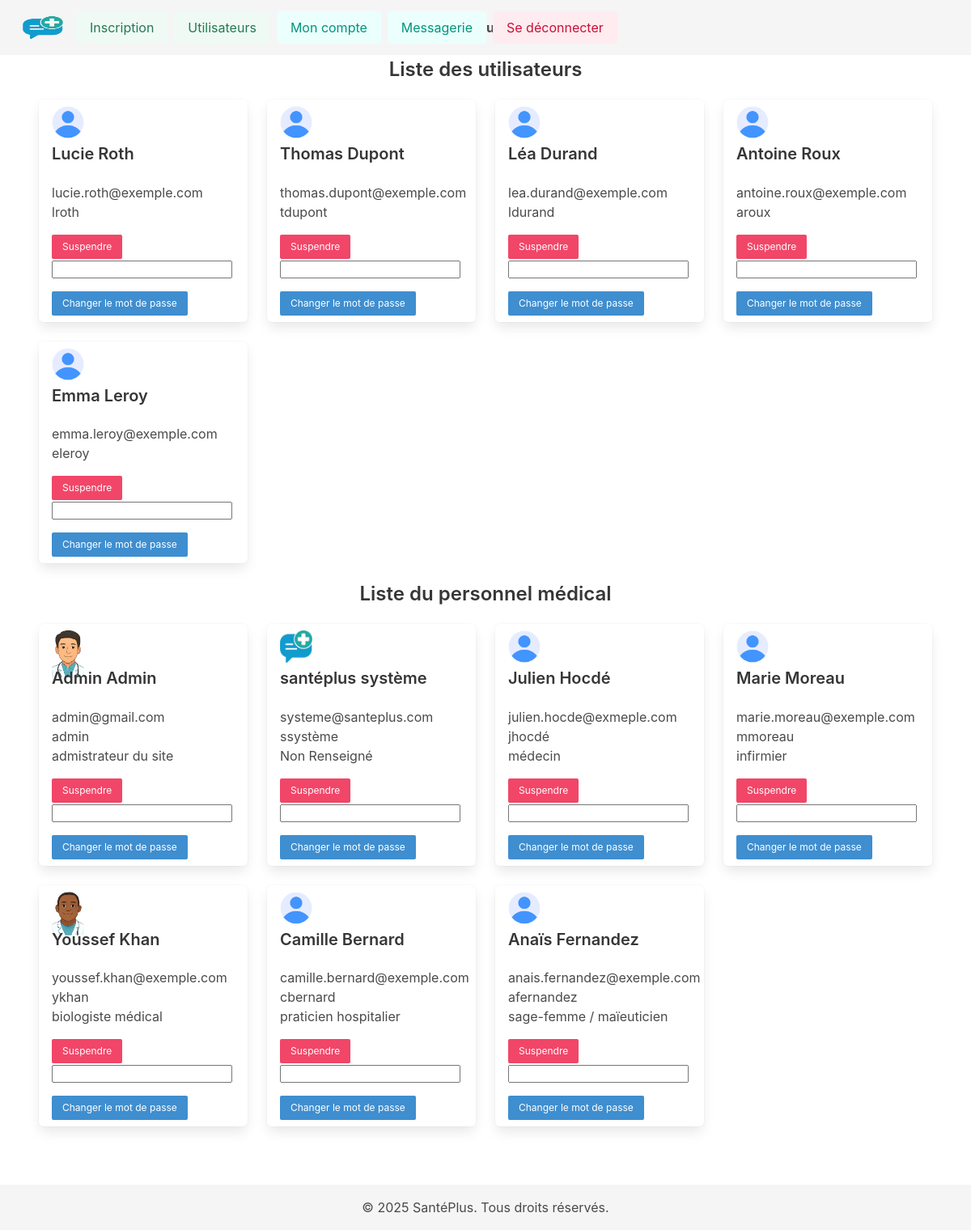
Screenshot of /site/pages/users.php (signed in) with the database file from the repository.
### tables this page shows
CREATE TABLE IF NOT EXISTS `patient` (
  `ID` int NOT NULL AUTO_INCREMENT,
  `email` varchar(70) NOT NULL,
  `password` varchar(200) NOT NULL,
  `username` varchar(60) DEFAULT NULL,
  `first_name` varchar(50) NOT NULL,
  `last_name` varchar(50) NOT NULL,
  `birth_date` date DEFAULT NULL,
  `admission_date` timestamp NULL DEFAULT NULL,
  `leaving_date` timestamp NULL DEFAULT NULL,
  `floor_lvl` int DEFAULT '0',
  `profile_pic` varchar(80) DEFAULT '../src/img/profile_pics/default.png',
  `is_suspended` tinyint(1) DEFAULT '0',
  PRIMARY KEY (`ID`) USING BTREE
);

CREATE TABLE IF NOT EXISTS `medical_staff` (
  `ID` int NOT NULL AUTO_INCREMENT,
  `email` varchar(50) NOT NULL,
  `password` varchar(200) NOT NULL,
  `username` varchar(50) DEFAULT NULL,
  `first_name` varchar(30) NOT NULL,
  `last_name` varchar(30) NOT NULL,
  `birth_date` date DEFAULT NULL,
  `leaving_date` timestamp NULL DEFAULT NULL,
  `hiring_date` date DEFAULT NULL,
  `service` int DEFAULT '0',
  `job` int DEFAULT '0',
  `profile_pic` varchar(80) DEFAULT '../src/img/profile_pics/default.png',
  `is_suspended` int DEFAULT '0',
  PRIMARY KEY (`ID`) USING BTREE,
  KEY `fk_staff_service` (`service`),
  KEY `fk_staff_job` (`job`),
  CONSTRAINT `fk_staff_job` FOREIGN KEY (`job`) REFERENCES `job` (`ID`),
  CONSTRAINT `fk_staff_service` FOREIGN KEY (`service`) REFERENCES `service` (`ID`)
);

CREATE TABLE IF NOT EXISTS `job` (
  `ID` int NOT NULL AUTO_INCREMENT,
  `libelle` varchar(50) DEFAULT NULL,
  PRIMARY KEY (`ID`) USING BTREE
);

### site/pages/users.php (the view, shortened to what this page needs)
<?php
require_once './config.php';
$patients_request = "SELECT ID, email, username, first_name, last_name, profile_pic, is_suspended FROM patient";
$medical_staff_request = "SELECT
    ms.ID,
    ms.email,
    ms.username,
    ms.first_name,
    ms.last_name,
    ms.profile_pic,
    ms.is_suspended,
    j.libelle AS job_title
FROM
    medical_staff ms
JOIN
    job j ON ms.job = j.id;
";
$stmt = $pdo->prepare($patients_request);
$stmt->execute();
$users = $stmt->fetchAll(PDO::FETCH_ASSOC);
$stmt = $pdo->prepare($medical_staff_request);
$stmt->execute();
$medical_staffs = $stmt->fetchAll(PDO::FETCH_ASSOC);
?>
<head>
</head>
<body>
    <section class="section">
        <div class="block">
            <h1 class="title is-4 has-text-centered">Liste des utilisateurs</h1>
            <div class="columns is-multiline">
                <?php foreach ($users as $user) { ?>
                    <div class="column is-one-quarter">
                        <div class="box">
                            <figure class="profile-picture">
                                <img src="<?= $user['profile_pic'] ?>"
                                    alt="Photo de profil de <?= $user['first_name'] . ' ' . $user['last_name'] ?>">
                            </figure>
                            <h2 class="title is-5"><?= $user['first_name'] . ' ' . $user['last_name'] ?></h2>
                            <p><?= $user['email'] ?></p>
                            <p><?= $user['username'] ?></p>
                            <div>
                                <?php $is_suspended = $user['is_suspended']; ?>
                                <form action="suspend_user.php" method="POST">
                                    <button type="submit"
                                        class="button is-danger is-small"><?= boolval($is_suspended) === false ? "Suspendre" : "Rétablir" ?></button>
                                </form>
                                <form action="edit_password.php" method="POST">
                                    <div>
                                        <input type="password" name="new-password">
                                        <button type="submit" class="button is-info is-small">Changer le mot de passe</button>
                                    </div>
                                </form>
                            </div>
                        </div>
                    </div>
                <?php } ?>
            </div>
            <h1 class="title is-4 has-text-centered">Liste du personnel médical</h1>
            <div class="columns is-multiline">
                <?php foreach ($medical_staffs as $staff) { ?>
                    <div class="column is-one-quarter">
                        <div class="box">
                            <figure class="profile-picture">
                                <img src="<?= $staff['profile_pic'] ?>"
        alt="Photo de profil de <?= $staff['first_name'] . ' ' . $staff['last_name'] ?>">
                            </figure>
                            <h2 class="title is-5"><?= $staff['first_name'] . ' ' . $staff['last_name'] ?></h2>
                            <p><?= $staff['email'] ?></p>
                            <p><?= $staff['username'] ?></p>
                            <p><?= $staff['job_title'] ?></p>
                            <div>
                                <?php $is_suspended = $staff['is_suspended']; ?>
                                <form action="suspend_user.php" method="POST">
                                    <button type="submit"
                                        class="button is-danger is-small"><?= boolval($is_suspended) === false ? "Suspendre" : "Rétablir" ?></button>
                                </form>
                                <form action="edit_password.php" method="POST">
                                    <div>
                                        <input type="password" name="new-password">
                                        <button type="submit" required class="button is-info is-small">Changer le mot de passe</button>
                                    </div>
                                </form>
                            </div>
                        </div>
                    </div>
                <?php } ?>
            </div>
        </div>
    </section>
</body>
<?php include_once './modules/footer.php'; ?>
</html>

### site/src/css/styles.css (style rules this page uses)
.card, .box, .conversation-card { padding: 0.5rem 1rem; }
.profile-picture { width: 40px; height: 40px; object-fit: cover; border-radius: 50%; margin-bottom: 0.5rem; }
button { margin-top: 1rem; }

### rows the page displays
patient: profile_pic (placeholder picture), first_name "Lucie", last_name "Roth", email "lucie.roth@exemple.com", username "lroth", is_suspended "Suspendre"
patient: profile_pic (placeholder picture), first_name "Thomas", last_name "Dupont", email "thomas.dupont@exemple.com", username "tdupont", is_suspended "Suspendre"
patient: profile_pic (placeholder picture), first_name "Léa", last_name "Durand", email "lea.durand@exemple.com", username "ldurand", is_suspended "Suspendre"
patient: profile_pic (placeholder picture), first_name "Antoine", last_name "Roux", email "antoine.roux@exemple.com", username "aroux", is_suspended "Suspendre"
patient: profile_pic (placeholder picture), first_name "Emma", last_name "Leroy", email "emma.leroy@exemple.com", username "eleroy", is_suspended "Suspendre"
medical_staff: profile_pic (picture), first_name "Admin", last_name "Admin", email "admin@gmail.com", username "admin", job.libelle "admistrateur du site", is_suspended "Suspendre"
medical_staff: profile_pic (picture), first_name "santéplus", last_name "système", email "systeme@santeplus.com", username "ssystème", job.libelle "Non Renseigné", is_suspended "Suspendre"
medical_staff: profile_pic (placeholder picture), first_name "Julien", last_name "Hocdé", email "julien.hocde@exmeple.com", username "jhocdé", job.libelle "médecin", is_suspended "Suspendre"
medical_staff: profile_pic (placeholder picture), first_name "Marie", last_name "Moreau", email "marie.moreau@exemple.com", username "mmoreau", job.libelle "infirmier", is_suspended "Suspendre"
medical_staff: profile_pic (picture), first_name "Youssef", last_name "Khan", email "youssef.khan@exemple.com", username "ykhan", job.libelle "biologiste médical", is_suspended "Suspendre"
medical_staff: profile_pic (placeholder picture), first_name "Camille", last_name "Bernard", email "camille.bernard@exemple.com", username "cbernard", job.libelle "praticien hospitalier", is_suspended "Suspendre"
medical_staff: profile_pic (placeholder picture), first_name "Anaïs", last_name "Fernandez", email "anais.fernandez@exemple.com", username "afernandez", job.libelle "sage-femme / maïeuticien", is_suspended "Suspendre"

### other values shown
$site->siteName() "SantéPlus"
